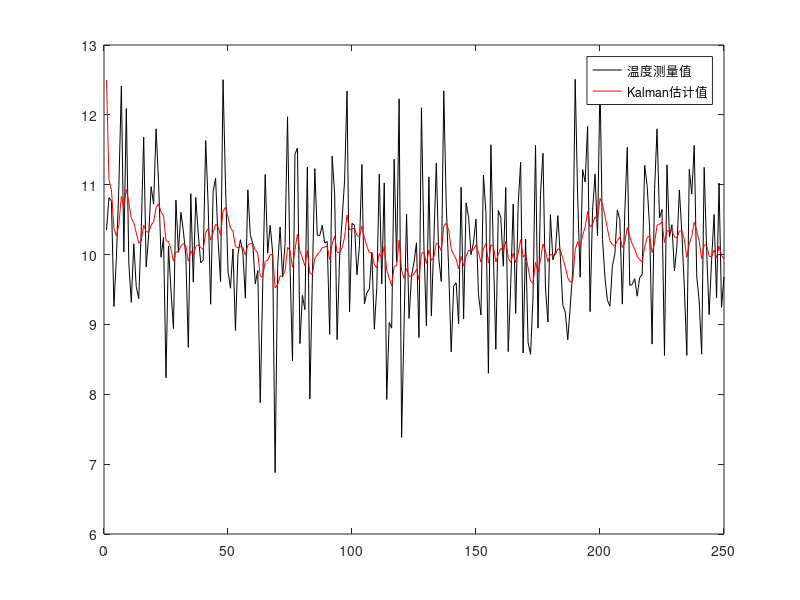

The MATLAB source for this figure:
% % % 
clear;

% 过程传递函数转换为微分方程
%   tf2ss函数：用于从系统的传递函数建立系统的状态空间模型。
%   [A,B,C,D]=tf2ss(num,den)
%   参数num,den分别为系统传递函数的分母多项式系数和分子多项式系数
%   未知参数A,B,C,D分别为系统矩阵，输入矩阵（或控制矩阵），输出矩阵，直接传递矩阵。

% 系统状态建模
[A,B,C,D]=tf2ss(3.36,[1368,524,43.6,1]);
N=250;
T_sample=1; % 采样时间
Phi=expm(A*T_sample); %状态转移矩阵

%数据可信值
Q=0.01;% 对估计值的信任程度
R=0.36;% 对观察噪音的信任程度

%初始值
%后缀说明：kalman表示卡曼最优估计，pre表示预测，measure表示测量
T_measured=10+randn(1,N);
T_start=12.5;
P_start=2; %温度初始估计的方差
T_kalman(1)=T_start;
P_kalman(1)=P_start;


%正式预测
for k=2:N
    T_pre(k)=T_kalman(k-1);%此demo中温度连续，因此认为相等，即T(k)=T(k-1)
    P_pre(k)=P_kalman(k-1)+Q;
    K(k)=P_pre(k)/(P_pre(k)+R);%K(k)???????
    T_kalman(k)=T_pre(k)+K(k)*(T_measured(k)-T_pre(k));
    P_kalman(k)=P_pre(k)-(K(k)*P_pre(k));
end

figure();
plot(T_measured,"-k");
hold on
plot(T_kalman,"r");
legend("温度测量值","Kalman估计值")